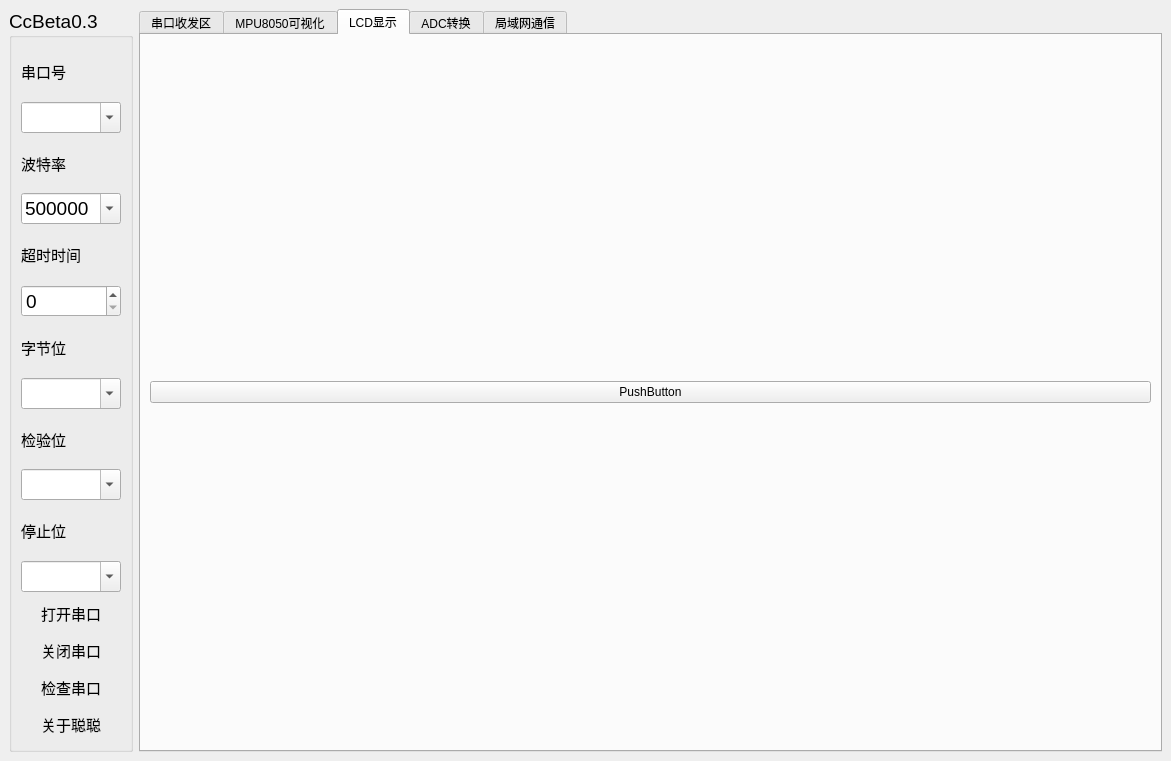
<?xml version="1.0" encoding="UTF-8"?>
<ui version="4.0">
 <class>MainWindow</class>
 <widget class="QMainWindow" name="MainWindow">
  <property name="geometry">
   <rect>
    <x>0</x>
    <y>0</y>
    <width>1171</width>
    <height>761</height>
   </rect>
  </property>
  <property name="windowTitle">
   <string>MainWindow</string>
  </property>
  <widget class="QWidget" name="centralwidget">
   <layout class="QHBoxLayout" name="horizontalLayout">
    <item>
     <widget class="QGroupBox" name="portInitGroupLayout">
      <property name="font">
       <font>
        <family>Arial</family>
        <pointsize>14</pointsize>
       </font>
      </property>
      <property name="title">
       <string>CcBeta0.3</string>
      </property>
      <property name="flat">
       <bool>true</bool>
      </property>
      <layout class="QVBoxLayout" name="verticalLayout">
       <item>
        <widget class="QLabel" name="comxLabel">
         <property name="font">
          <font>
           <family>Arial</family>
           <pointsize>11</pointsize>
          </font>
         </property>
         <property name="text">
          <string>串口号</string>
         </property>
        </widget>
       </item>
       <item>
        <widget class="QComboBox" name="comxCombo">
         <property name="editable">
          <bool>true</bool>
         </property>
        </widget>
       </item>
       <item>
        <widget class="QLabel" name="baudLabel">
         <property name="font">
          <font>
           <family>Arial</family>
           <pointsize>11</pointsize>
          </font>
         </property>
         <property name="text">
          <string>波特率</string>
         </property>
        </widget>
       </item>
       <item>
        <widget class="QComboBox" name="baudCombo">
         <property name="editable">
          <bool>true</bool>
         </property>
         <property name="currentText">
          <string>500000</string>
         </property>
        </widget>
       </item>
       <item>
        <widget class="QLabel" name="comxTimeout">
         <property name="font">
          <font>
           <pointsize>11</pointsize>
          </font>
         </property>
         <property name="text">
          <string>超时时间</string>
         </property>
        </widget>
       </item>
       <item>
        <widget class="QSpinBox" name="timeoutSpinBox"/>
       </item>
       <item>
        <widget class="QLabel" name="bytesizeLabel">
         <property name="font">
          <font>
           <family>Arial</family>
           <pointsize>11</pointsize>
          </font>
         </property>
         <property name="text">
          <string>字节位</string>
         </property>
        </widget>
       </item>
       <item>
        <widget class="QComboBox" name="bytesizeCombo">
         <property name="editable">
          <bool>true</bool>
         </property>
        </widget>
       </item>
       <item>
        <widget class="QLabel" name="prrityLabel">
         <property name="font">
          <font>
           <family>Arial</family>
           <pointsize>11</pointsize>
          </font>
         </property>
         <property name="text">
          <string>检验位</string>
         </property>
        </widget>
       </item>
       <item>
        <widget class="QComboBox" name="parityCombo">
         <property name="editable">
          <bool>true</bool>
         </property>
        </widget>
       </item>
       <item>
        <widget class="QLabel" name="stopbitLabel">
         <property name="font">
          <font>
           <family>Arial</family>
           <pointsize>11</pointsize>
          </font>
         </property>
         <property name="text">
          <string>停止位</string>
         </property>
        </widget>
       </item>
       <item>
        <widget class="QComboBox" name="stopbitsCombo">
         <property name="editable">
          <bool>true</bool>
         </property>
         <property name="iconSize">
          <size>
           <width>16</width>
           <height>16</height>
          </size>
         </property>
         <property name="duplicatesEnabled">
          <bool>false</bool>
         </property>
        </widget>
       </item>
       <item>
        <widget class="QPushButton" name="openBtn">
         <property name="font">
          <font>
           <family>Arial</family>
           <pointsize>11</pointsize>
          </font>
         </property>
         <property name="text">
          <string>打开串口</string>
         </property>
         <property name="icon">
          <iconset>
           <normaloff>img/open_sign_128px_1291563_easyicon.net.ico</normaloff>img/open_sign_128px_1291563_easyicon.net.ico</iconset>
         </property>
         <property name="iconSize">
          <size>
           <width>32</width>
           <height>32</height>
          </size>
         </property>
         <property name="flat">
          <bool>true</bool>
         </property>
        </widget>
       </item>
       <item>
        <widget class="QPushButton" name="closebtn">
         <property name="font">
          <font>
           <family>Arial</family>
           <pointsize>11</pointsize>
          </font>
         </property>
         <property name="text">
          <string>关闭串口</string>
         </property>
         <property name="icon">
          <iconset>
           <normaloff>img/closed_sign_128px_1291564_easyicon.net.ico</normaloff>img/closed_sign_128px_1291564_easyicon.net.ico</iconset>
         </property>
         <property name="iconSize">
          <size>
           <width>32</width>
           <height>32</height>
          </size>
         </property>
         <property name="flat">
          <bool>true</bool>
         </property>
        </widget>
       </item>
       <item>
        <widget class="QPushButton" name="checkBtn">
         <property name="font">
          <font>
           <family>Arial</family>
           <pointsize>11</pointsize>
          </font>
         </property>
         <property name="text">
          <string>检查串口</string>
         </property>
         <property name="icon">
          <iconset>
           <normaloff>img/check_list_128px_1233674_easyicon.net.ico</normaloff>img/check_list_128px_1233674_easyicon.net.ico</iconset>
         </property>
         <property name="iconSize">
          <size>
           <width>32</width>
           <height>32</height>
          </size>
         </property>
         <property name="flat">
          <bool>true</bool>
         </property>
        </widget>
       </item>
       <item>
        <widget class="QPushButton" name="aboutBtn">
         <property name="font">
          <font>
           <family>Arial</family>
           <pointsize>11</pointsize>
          </font>
         </property>
         <property name="text">
          <string>关于聪聪</string>
         </property>
         <property name="icon">
          <iconset>
           <normaloff>img/talking_about_love_128px_1094170_easyicon.net.ico</normaloff>img/talking_about_love_128px_1094170_easyicon.net.ico</iconset>
         </property>
         <property name="iconSize">
          <size>
           <width>32</width>
           <height>32</height>
          </size>
         </property>
         <property name="flat">
          <bool>true</bool>
         </property>
        </widget>
       </item>
      </layout>
     </widget>
    </item>
    <item>
     <layout class="QVBoxLayout" name="verticalLayout_2">
      <item>
       <widget class="QTabWidget" name="tabWidget">
        <property name="currentIndex">
         <number>2</number>
        </property>
        <widget class="QWidget" name="sendAccTab">
         <attribute name="title">
          <string>串口收发区</string>
         </attribute>
         <layout class="QVBoxLayout" name="verticalLayout_7">
          <item>
           <layout class="QHBoxLayout" name="horizontalLayout_10" stretch="0">
            <item>
             <layout class="QHBoxLayout" name="horizontalLayout_2" stretch="1,3">
              <property name="spacing">
               <number>0</number>
              </property>
              <property name="sizeConstraint">
               <enum>QLayout::SetMinimumSize</enum>
              </property>
              <item>
               <widget class="QGroupBox" name="statisticGroupLayout">
                <property name="font">
                 <font>
                  <family>Arial</family>
                  <pointsize>12</pointsize>
                 </font>
                </property>
                <property name="title">
                 <string>Statistics</string>
                </property>
                <layout class="QVBoxLayout" name="verticalLayout_13" stretch="1,1,20">
                 <item>
                  <layout class="QHBoxLayout" name="horizontalLayout_3" stretch="2,2">
                   <item>
                    <widget class="QLabel" name="acceptedtext">
                     <property name="font">
                      <font>
                       <family>Arial</family>
                       <pointsize>9</pointsize>
                      </font>
                     </property>
                     <property name="text">
                      <string>Accepted</string>
                     </property>
                    </widget>
                   </item>
                   <item>
                    <widget class="QLCDNumber" name="lcdNumber">
                     <property name="frameShape">
                      <enum>QFrame::WinPanel</enum>
                     </property>
                     <property name="digitCount">
                      <number>10</number>
                     </property>
                    </widget>
                   </item>
                  </layout>
                 </item>
                 <item>
                  <layout class="QHBoxLayout" name="horizontalLayout_4" stretch="1,1">
                   <item>
                    <widget class="QLabel" name="sendedtext">
                     <property name="font">
                      <font>
                       <family>Arial</family>
                       <pointsize>9</pointsize>
                      </font>
                     </property>
                     <property name="text">
                      <string>Sended</string>
                     </property>
                    </widget>
                   </item>
                   <item>
                    <widget class="QLCDNumber" name="lcdNumber_2">
                     <property name="frameShape">
                      <enum>QFrame::WinPanel</enum>
                     </property>
                     <property name="digitCount">
                      <number>10</number>
                     </property>
                     <property name="value" stdset="0">
                      <double>0.000000000000000</double>
                     </property>
                    </widget>
                   </item>
                  </layout>
                 </item>
                 <item>
                  <widget class="QGroupBox" name="debuggroupBox">
                   <property name="title">
                    <string>Debug</string>
                   </property>
                   <layout class="QVBoxLayout" name="verticalLayout_14" stretch="1,1">
                    <item>
                     <widget class="QTextBrowser" name="debugtextBrowser">
                      <property name="font">
                       <font>
                        <pointsize>8</pointsize>
                       </font>
                      </property>
                      <property name="lineWrapMode">
                       <enum>QTextEdit::NoWrap</enum>
                      </property>
                      <property name="html">
                       <string>&lt;!DOCTYPE HTML PUBLIC &quot;-//W3C//DTD HTML 4.0//EN&quot; &quot;http://www.w3.org/TR/REC-html40/strict.dtd&quot;&gt;
&lt;html&gt;&lt;head&gt;&lt;meta name=&quot;qrichtext&quot; content=&quot;1&quot; /&gt;&lt;style type=&quot;text/css&quot;&gt;
p, li { white-space: pre-wrap; }
&lt;/style&gt;&lt;/head&gt;&lt;body style=&quot; font-family:'Arial'; font-size:8pt; font-weight:400; font-style:normal;&quot;&gt;
&lt;p style=&quot; margin-top:0px; margin-bottom:0px; margin-left:0px; margin-right:0px; -qt-block-indent:0; text-indent:0px;&quot;&gt;&lt;span style=&quot; font-size:6pt;&quot;&gt;DEBUG HERE&lt;/span&gt;&lt;/p&gt;
&lt;p style=&quot;-qt-paragraph-type:empty; margin-top:0px; margin-bottom:0px; margin-left:0px; margin-right:0px; -qt-block-indent:0; text-indent:0px; font-size:6pt;&quot;&gt;&lt;br /&gt;&lt;/p&gt;&lt;/body&gt;&lt;/html&gt;</string>
                      </property>
                     </widget>
                    </item>
                    <item>
                     <widget class="QPushButton" name="cleanDebugBtn">
                      <property name="autoFillBackground">
                       <bool>false</bool>
                      </property>
                      <property name="text">
                       <string/>
                      </property>
                      <property name="icon">
                       <iconset>
                        <normaloff>img/cleaning_128px_1293153_easyicon.net.ico</normaloff>img/cleaning_128px_1293153_easyicon.net.ico</iconset>
                      </property>
                      <property name="iconSize">
                       <size>
                        <width>48</width>
                        <height>48</height>
                       </size>
                      </property>
                      <property name="checkable">
                       <bool>false</bool>
                      </property>
                      <property name="autoRepeat">
                       <bool>false</bool>
                      </property>
                      <property name="autoExclusive">
                       <bool>false</bool>
                      </property>
                      <property name="autoDefault">
                       <bool>false</bool>
                      </property>
                      <property name="default">
                       <bool>false</bool>
                      </property>
                      <property name="flat">
                       <bool>true</bool>
                      </property>
                     </widget>
                    </item>
                   </layout>
                  </widget>
                 </item>
                </layout>
               </widget>
              </item>
              <item>
               <layout class="QVBoxLayout" name="verticalLayout_4">
                <item>
                 <layout class="QVBoxLayout" name="verticalLayout_5">
                  <item>
                   <widget class="QGroupBox" name="acceptedGroupBox">
                    <property name="font">
                     <font>
                      <family>Arial</family>
                      <pointsize>14</pointsize>
                     </font>
                    </property>
                    <property name="title">
                     <string>接收区</string>
                    </property>
                    <property name="flat">
                     <bool>true</bool>
                    </property>
                    <layout class="QVBoxLayout" name="verticalLayout_11">
                     <item>
                      <layout class="QVBoxLayout" name="verticalLayout_10">
                       <item>
                        <widget class="QTextBrowser" name="acceptedTextBrowser">
                         <property name="font">
                          <font>
                           <pointsize>8</pointsize>
                          </font>
                         </property>
                         <property name="autoFillBackground">
                          <bool>false</bool>
                         </property>
                         <property name="frameShape">
                          <enum>QFrame::WinPanel</enum>
                         </property>
                         <property name="verticalScrollBarPolicy">
                          <enum>Qt::ScrollBarAlwaysOn</enum>
                         </property>
                         <property name="horizontalScrollBarPolicy">
                          <enum>Qt::ScrollBarAlwaysOn</enum>
                         </property>
                         <property name="sizeAdjustPolicy">
                          <enum>QAbstractScrollArea::AdjustToContents</enum>
                         </property>
                         <property name="autoFormatting">
                          <set>QTextEdit::AutoBulletList</set>
                         </property>
                         <property name="undoRedoEnabled">
                          <bool>false</bool>
                         </property>
                         <property name="lineWrapMode">
                          <enum>QTextEdit::NoWrap</enum>
                         </property>
                         <property name="html">
                          <string>&lt;!DOCTYPE HTML PUBLIC &quot;-//W3C//DTD HTML 4.0//EN&quot; &quot;http://www.w3.org/TR/REC-html40/strict.dtd&quot;&gt;
&lt;html&gt;&lt;head&gt;&lt;meta name=&quot;qrichtext&quot; content=&quot;1&quot; /&gt;&lt;style type=&quot;text/css&quot;&gt;
p, li { white-space: pre-wrap; }
&lt;/style&gt;&lt;/head&gt;&lt;body style=&quot; font-family:'Arial'; font-size:8pt; font-weight:400; font-style:normal;&quot;&gt;
&lt;p style=&quot;-qt-paragraph-type:empty; margin-top:0px; margin-bottom:0px; margin-left:0px; margin-right:0px; -qt-block-indent:0; text-indent:0px;&quot;&gt;&lt;br /&gt;&lt;/p&gt;&lt;/body&gt;&lt;/html&gt;</string>
                         </property>
                        </widget>
                       </item>
                       <item>
                        <layout class="QHBoxLayout" name="horizontalLayout_5">
                         <item>
                          <widget class="QRadioButton" name="hexRadioButton">
                           <property name="text">
                            <string>十六进制</string>
                           </property>
                           <property name="checkable">
                            <bool>true</bool>
                           </property>
                           <property name="autoRepeat">
                            <bool>false</bool>
                           </property>
                           <property name="autoExclusive">
                            <bool>true</bool>
                           </property>
                          </widget>
                         </item>
                         <item>
                          <spacer name="horizontalSpacer_3">
                           <property name="orientation">
                            <enum>Qt::Horizontal</enum>
                           </property>
                           <property name="sizeType">
                            <enum>QSizePolicy::Fixed</enum>
                           </property>
                           <property name="sizeHint" stdset="0">
                            <size>
                             <width>20</width>
                             <height>10</height>
                            </size>
                           </property>
                          </spacer>
                         </item>
                         <item>
                          <widget class="QRadioButton" name="textRadioButton_2">
                           <property name="text">
                            <string>文本模式</string>
                           </property>
                           <property name="checked">
                            <bool>true</bool>
                           </property>
                           <property name="autoExclusive">
                            <bool>true</bool>
                           </property>
                          </widget>
                         </item>
                         <item>
                          <spacer name="horizontalSpacer_2">
                           <property name="orientation">
                            <enum>Qt::Horizontal</enum>
                           </property>
                           <property name="sizeType">
                            <enum>QSizePolicy::Fixed</enum>
                           </property>
                           <property name="sizeHint" stdset="0">
                            <size>
                             <width>20</width>
                             <height>10</height>
                            </size>
                           </property>
                          </spacer>
                         </item>
                         <item>
                          <widget class="QCheckBox" name="acceptedcheckBox">
                           <property name="text">
                            <string>接收数据</string>
                           </property>
                           <property name="checked">
                            <bool>true</bool>
                           </property>
                          </widget>
                         </item>
                         <item>
                          <spacer name="horizontalSpacer_4">
                           <property name="orientation">
                            <enum>Qt::Horizontal</enum>
                           </property>
                           <property name="sizeHint" stdset="0">
                            <size>
                             <width>40</width>
                             <height>20</height>
                            </size>
                           </property>
                          </spacer>
                         </item>
                         <item>
                          <widget class="QPushButton" name="cleanAcceptedBtn">
                           <property name="text">
                            <string/>
                           </property>
                           <property name="icon">
                            <iconset>
                             <normaloff>img/cleaning_128px_1293153_easyicon.net.ico</normaloff>img/cleaning_128px_1293153_easyicon.net.ico</iconset>
                           </property>
                           <property name="iconSize">
                            <size>
                             <width>32</width>
                             <height>32</height>
                            </size>
                           </property>
                           <property name="flat">
                            <bool>true</bool>
                           </property>
                          </widget>
                         </item>
                        </layout>
                       </item>
                      </layout>
                     </item>
                    </layout>
                   </widget>
                  </item>
                 </layout>
                </item>
                <item>
                 <widget class="QGroupBox" name="sendedGroupBox">
                  <property name="font">
                   <font>
                    <family>Arial</family>
                    <pointsize>14</pointsize>
                   </font>
                  </property>
                  <property name="title">
                   <string>发送区</string>
                  </property>
                  <property name="flat">
                   <bool>true</bool>
                  </property>
                  <property name="checkable">
                   <bool>false</bool>
                  </property>
                  <layout class="QVBoxLayout" name="verticalLayout_12">
                   <item>
                    <layout class="QVBoxLayout" name="verticalLayout_3" stretch="0,1">
                     <item>
                      <widget class="QTextEdit" name="sendedRegion">
                       <property name="frameShape">
                        <enum>QFrame::WinPanel</enum>
                       </property>
                      </widget>
                     </item>
                     <item>
                      <layout class="QHBoxLayout" name="horizontalLayout_11" stretch="1,0,5,1,2">
                       <property name="leftMargin">
                        <number>10</number>
                       </property>
                       <item>
                        <widget class="QCheckBox" name="autoCheckBox">
                         <property name="text">
                          <string>自动</string>
                         </property>
                         <property name="checked">
                          <bool>false</bool>
                         </property>
                         <property name="tristate">
                          <bool>false</bool>
                         </property>
                        </widget>
                       </item>
                       <item>
                        <spacer name="horizontalSpacer">
                         <property name="orientation">
                          <enum>Qt::Horizontal</enum>
                         </property>
                         <property name="sizeHint" stdset="0">
                          <size>
                           <width>40</width>
                           <height>20</height>
                          </size>
                         </property>
                        </spacer>
                       </item>
                       <item>
                        <widget class="QLineEdit" name="sendLineEdit_4">
                         <property name="text">
                          <string>1000</string>
                         </property>
                        </widget>
                       </item>
                       <item>
                        <widget class="QLabel" name="label_5">
                         <property name="autoFillBackground">
                          <bool>false</bool>
                         </property>
                         <property name="text">
                          <string>ms/次</string>
                         </property>
                        </widget>
                       </item>
                       <item>
                        <widget class="QPushButton" name="sendBtn">
                         <property name="text">
                          <string>冲</string>
                         </property>
                         <property name="icon">
                          <iconset>
                           <normaloff>img/send_128px_1291717_easyicon.net.ico</normaloff>img/send_128px_1291717_easyicon.net.ico</iconset>
                         </property>
                         <property name="iconSize">
                          <size>
                           <width>32</width>
                           <height>32</height>
                          </size>
                         </property>
                         <property name="flat">
                          <bool>true</bool>
                         </property>
                        </widget>
                       </item>
                      </layout>
                     </item>
                    </layout>
                   </item>
                  </layout>
                 </widget>
                </item>
                <item>
                 <widget class="QProgressBar" name="progressBar">
                  <property name="sizePolicy">
                   <sizepolicy hsizetype="Expanding" vsizetype="Fixed">
                    <horstretch>0</horstretch>
                    <verstretch>0</verstretch>
                   </sizepolicy>
                  </property>
                  <property name="value">
                   <number>0</number>
                  </property>
                  <property name="alignment">
                   <set>Qt::AlignCenter</set>
                  </property>
                 </widget>
                </item>
               </layout>
              </item>
             </layout>
            </item>
           </layout>
          </item>
         </layout>
        </widget>
        <widget class="QWidget" name="mcuTab">
         <attribute name="title">
          <string>MPU8050可视化</string>
         </attribute>
         <layout class="QHBoxLayout" name="horizontalLayout_6" stretch="3,3">
          <item>
           <widget class="QGroupBox" name="groupBox">
            <property name="title">
             <string>GroupBox</string>
            </property>
            <layout class="QVBoxLayout" name="verticalLayout_9">
             <item>
              <layout class="QVBoxLayout" name="verticalLayout_8" stretch="2,1">
               <item>
                <widget class="QGroupBox" name="window3DgroupBox">
                 <property name="font">
                  <font>
                   <family>Arial</family>
                   <pointsize>12</pointsize>
                   <weight>75</weight>
                   <bold>true</bold>
                  </font>
                 </property>
                 <property name="title">
                  <string>3D图</string>
                 </property>
                 <property name="flat">
                  <bool>true</bool>
                 </property>
                 <layout class="QHBoxLayout" name="horizontalLayout_14">
                  <item>
                   <layout class="QVBoxLayout" name="window3DBoxLayout"/>
                  </item>
                 </layout>
                </widget>
               </item>
               <item>
                <widget class="QGroupBox" name="groupBox_3">
                 <property name="font">
                  <font>
                   <family>Arial</family>
                   <pointsize>12</pointsize>
                   <weight>75</weight>
                   <bold>true</bold>
                  </font>
                 </property>
                 <property name="title">
                  <string>调试区</string>
                 </property>
                 <property name="flat">
                  <bool>true</bool>
                 </property>
                 <layout class="QHBoxLayout" name="horizontalLayout_12" stretch="0">
                  <item>
                   <layout class="QHBoxLayout" name="horizontalLayout_13">
                    <item>
                     <widget class="QTextBrowser" name="painterTextBrowser">
                      <property name="font">
                       <font>
                        <family>Arial</family>
                        <pointsize>9</pointsize>
                        <weight>50</weight>
                        <italic>false</italic>
                        <bold>false</bold>
                       </font>
                      </property>
                      <property name="styleSheet">
                       <string notr="true">selection-color: qconicalgradient(cx:0, cy:0, angle:135, stop:0 rgba(255, 255, 0, 69), stop:0.375 rgba(255, 255, 0, 69), stop:0.423533 rgba(251, 255, 0, 145), stop:0.45 rgba(247, 255, 0, 208), stop:0.477581 rgba(255, 244, 71, 130), stop:0.518717 rgba(255, 218, 71, 130), stop:0.55 rgba(255, 255, 0, 255), stop:0.57754 rgba(255, 203, 0, 130), stop:0.625 rgba(255, 255, 0, 69), stop:1 rgba(255, 255, 0, 69));</string>
                      </property>
                      <property name="html">
                       <string>&lt;!DOCTYPE HTML PUBLIC &quot;-//W3C//DTD HTML 4.0//EN&quot; &quot;http://www.w3.org/TR/REC-html40/strict.dtd&quot;&gt;
&lt;html&gt;&lt;head&gt;&lt;meta name=&quot;qrichtext&quot; content=&quot;1&quot; /&gt;&lt;style type=&quot;text/css&quot;&gt;
p, li { white-space: pre-wrap; }
&lt;/style&gt;&lt;/head&gt;&lt;body style=&quot; font-family:'Arial'; font-size:9pt; font-weight:400; font-style:normal;&quot;&gt;
&lt;p style=&quot; margin-top:0px; margin-bottom:0px; margin-left:0px; margin-right:0px; -qt-block-indent:0; text-indent:0px;&quot;&gt;&lt;span style=&quot; font-size:12pt; font-weight:600;&quot;&gt;debug here&lt;/span&gt;&lt;/p&gt;
&lt;p style=&quot;-qt-paragraph-type:empty; margin-top:0px; margin-bottom:0px; margin-left:0px; margin-right:0px; -qt-block-indent:0; text-indent:0px; font-size:12pt; font-weight:600;&quot;&gt;&lt;br /&gt;&lt;/p&gt;&lt;/body&gt;&lt;/html&gt;</string>
                      </property>
                     </widget>
                    </item>
                    <item>
                     <widget class="QCheckBox" name="drawCheckBtn">
                      <property name="text">
                       <string>开始绘图</string>
                      </property>
                      <property name="checked">
                       <bool>true</bool>
                      </property>
                     </widget>
                    </item>
                   </layout>
                  </item>
                 </layout>
                </widget>
               </item>
              </layout>
             </item>
            </layout>
           </widget>
          </item>
          <item>
           <layout class="QVBoxLayout" name="verticalLayout_6" stretch="1,1,1">
            <item>
             <widget class="QGroupBox" name="rollgroupBox">
              <property name="title">
               <string>Roll横滚角</string>
              </property>
              <layout class="QHBoxLayout" name="horizontalLayout_8">
               <item>
                <layout class="QHBoxLayout" name="rollLayout"/>
               </item>
              </layout>
             </widget>
            </item>
            <item>
             <widget class="QGroupBox" name="pitchgroupBox_4">
              <property name="title">
               <string>Pitch:俯仰角</string>
              </property>
              <layout class="QHBoxLayout" name="horizontalLayout_9">
               <item>
                <layout class="QHBoxLayout" name="pitchLayout"/>
               </item>
              </layout>
             </widget>
            </item>
            <item>
             <widget class="QGroupBox" name="yawgroupBox_3">
              <property name="title">
               <string>Yaw:航向角</string>
              </property>
              <layout class="QHBoxLayout" name="horizontalLayout_7">
               <item>
                <layout class="QHBoxLayout" name="yawLayout"/>
               </item>
              </layout>
             </widget>
            </item>
           </layout>
          </item>
         </layout>
        </widget>
        <widget class="QWidget" name="lcdTab">
         <attribute name="title">
          <string>LCD显示</string>
         </attribute>
         <layout class="QVBoxLayout" name="verticalLayout_17">
          <item>
           <layout class="QHBoxLayout" name="horizontalLayout_20"/>
          </item>
          <item>
           <widget class="QPushButton" name="initLcdBtn">
            <property name="text">
             <string>PushButton</string>
            </property>
           </widget>
          </item>
         </layout>
        </widget>
        <widget class="QWidget" name="tab">
         <attribute name="title">
          <string>ADC转换</string>
         </attribute>
        </widget>
        <widget class="QWidget" name="tab_2">
         <attribute name="title">
          <string>局域网通信</string>
         </attribute>
         <layout class="QHBoxLayout" name="horizontalLayout_21">
          <item>
           <layout class="QHBoxLayout" name="horizontalLayout_19">
            <item>
             <widget class="QGroupBox" name="groupBox_2">
              <property name="title">
               <string>网络编程</string>
              </property>
              <layout class="QHBoxLayout" name="horizontalLayout_18">
               <item>
                <layout class="QVBoxLayout" name="verticalLayout_15">
                 <item>
                  <widget class="QLabel" name="label_2">
                   <property name="text">
                    <string>网络协议</string>
                   </property>
                  </widget>
                 </item>
                 <item>
                  <widget class="QComboBox" name="comboBox">
                   <property name="editable">
                    <bool>true</bool>
                   </property>
                  </widget>
                 </item>
                 <item>
                  <widget class="QLabel" name="label_3">
                   <property name="text">
                    <string>本机IP</string>
                   </property>
                  </widget>
                 </item>
                 <item>
                  <widget class="QLineEdit" name="lineEdit"/>
                 </item>
                 <item>
                  <widget class="QLabel" name="label">
                   <property name="text">
                    <string>端口号</string>
                   </property>
                  </widget>
                 </item>
                 <item>
                  <widget class="QLineEdit" name="lineEdit_2"/>
                 </item>
                 <item>
                  <spacer name="verticalSpacer">
                   <property name="orientation">
                    <enum>Qt::Vertical</enum>
                   </property>
                   <property name="sizeHint" stdset="0">
                    <size>
                     <width>20</width>
                     <height>40</height>
                    </size>
                   </property>
                  </spacer>
                 </item>
                </layout>
               </item>
               <item>
                <spacer name="horizontalSpacer_5">
                 <property name="orientation">
                  <enum>Qt::Horizontal</enum>
                 </property>
                 <property name="sizeHint" stdset="0">
                  <size>
                   <width>40</width>
                   <height>20</height>
                  </size>
                 </property>
                </spacer>
               </item>
               <item>
                <widget class="QGroupBox" name="groupBox_6">
                 <property name="title">
                  <string>GroupBox</string>
                 </property>
                 <layout class="QHBoxLayout" name="horizontalLayout_17">
                  <item>
                   <widget class="QTextBrowser" name="textBrowser"/>
                  </item>
                 </layout>
                </widget>
               </item>
               <item>
                <layout class="QVBoxLayout" name="verticalLayout_16">
                 <item>
                  <widget class="QGroupBox" name="groupBox_4">
                   <property name="title">
                    <string>调试区</string>
                   </property>
                   <layout class="QHBoxLayout" name="horizontalLayout_16">
                    <item>
                     <widget class="QTextBrowser" name="textBrowser_2"/>
                    </item>
                   </layout>
                  </widget>
                 </item>
                 <item>
                  <widget class="QGroupBox" name="groupBox_5">
                   <property name="title">
                    <string>发送区</string>
                   </property>
                   <layout class="QHBoxLayout" name="horizontalLayout_15">
                    <item>
                     <widget class="QPlainTextEdit" name="plainTextEdit"/>
                    </item>
                   </layout>
                  </widget>
                 </item>
                </layout>
               </item>
              </layout>
             </widget>
            </item>
           </layout>
          </item>
         </layout>
        </widget>
       </widget>
      </item>
     </layout>
    </item>
   </layout>
  </widget>
 </widget>
 <resources/>
 <connections/>
</ui>
